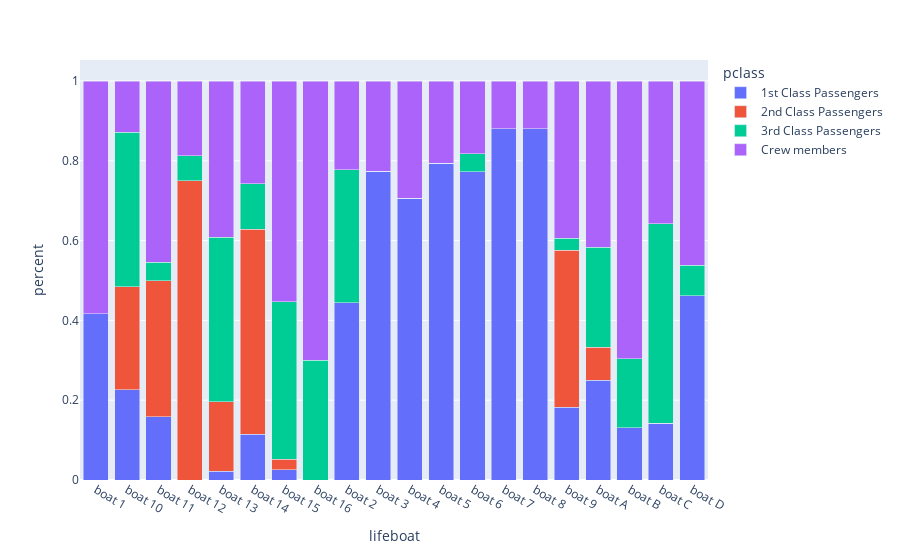

Source (notebook cell):
### Markdown cell above
## Stacked Bar Plot

### Code cell
px.bar(plotdata, x='lifeboat', y='percent', color='pclass', barmode='stack')

### Figure 1 — Plotly figure (JSON) as saved in the notebook; plotly's stock layout.template omitted (floating-point values rounded to 4 significant figures)
{"data": [{"hovertemplate": "pclass=1st Class Passengers<br>lifeboat=%{x}<br>percent=%{y}<extra></extra>", "legendgroup": "1st Class Passengers", "marker": {"color": "#636efa", "pattern": {"shape": ""}}, "name": "1st Class Passengers", "orientation": "v", "showlegend": true, "textposition": "auto", "type": "bar", "x": ["boat 1", "boat 10", "boat 11", "boat 12", "boat 13", "boat 14", "boat 15", "boat 16", "boat 2", "boat 3", "boat 4", "boat 5", "boat 6", "boat 7", "boat 8", "boat 9", "boat A", "boat B", "boat C", "boat D"], "xaxis": "x", "y": [0.4167, 0.2258, 0.1591, 0.0, 0.02174, 0.1143, 0.02632, 0.0, 0.4444, 0.7742, 0.7059, 0.7941, 0.7727, 0.88, 0.88, 0.1818, 0.25, 0.1304, 0.1429, 0.4615], "yaxis": "y"}, {"hovertemplate": "pclass=2nd Class Passengers<br>lifeboat=%{x}<br>percent=%{y}<extra></extra>", "legendgroup": "2nd Class Passengers", "marker": {"color": "#EF553B", "pattern": {"shape": ""}}, "name": "2nd Class Passengers", "orientation": "v", "showlegend": true, "textposition": "auto", "type": "bar", "x": ["boat 1", "boat 10", "boat 11", "boat 12", "boat 13", "boat 14", "boat 15", "boat 16", "boat 2", "boat 3", "boat 4", "boat 5", "boat 6", "boat 7", "boat 8", "boat 9", "boat A", "boat B", "boat C", "boat D"], "xaxis": "x", "y": [0.0, 0.2581, 0.3409, 0.75, 0.1739, 0.5143, 0.02632, 0.0, 0.0, 0.0, 0.0, 0.0, 0.0, 0.0, 0.0, 0.3939, 0.08333, 0.0, 0.0, 0.0], "yaxis": "y"}, {"hovertemplate": "pclass=3rd Class Passengers<br>lifeboat=%{x}<br>percent=%{y}<extra></extra>", "legendgroup": "3rd Class Passengers", "marker": {"color": "#00cc96", "pattern": {"shape": ""}}, "name": "3rd Class Passengers", "orientation": "v", "showlegend": true, "textposition": "auto", "type": "bar", "x": ["boat 1", "boat 10", "boat 11", "boat 12", "boat 13", "boat 14", "boat 15", "boat 16", "boat 2", "boat 3", "boat 4", "boat 5", "boat 6", "boat 7", "boat 8", "boat 9", "boat A", "boat B", "boat C", "boat D"], "xaxis": "x", "y": [0.0, 0.3871, 0.04545, 0.0625, 0.413, 0.1143, 0.3947, 0.3, 0.3333, 0.0, 0.0, 0.0, 0.04545, 0.0, 0.0, 0.0303, 0.25, 0.1739, 0.5, 0.07692], "yaxis": "y"}, {"hovertemplate": "pclass=Crew members<br>lifeboat=%{x}<br>percent=%{y}<extra></extra>", "legendgroup": "Crew members", "marker": {"color": "#ab63fa", "pattern": {"shape": ""}}, "name": "Crew members", "orientation": "v", "showlegend": true, "textposition": "auto", "type": "bar", "x": ["boat 1", "boat 10", "boat 11", "boat 12", "boat 13", "boat 14", "boat 15", "boat 16", "boat 2", "boat 3", "boat 4", "boat 5", "boat 6", "boat 7", "boat 8", "boat 9", "boat A", "boat B", "boat C", "boat D"], "xaxis": "x", "y": [0.5833, 0.129, 0.4545, 0.1875, 0.3913, 0.2571, 0.5526, 0.7, 0.2222, 0.2258, 0.2941, 0.2059, 0.1818, 0.12, 0.12, 0.3939, 0.4167, 0.6957, 0.3571, 0.4615], "yaxis": "y"}], "layout": {"barmode": "stack", "legend": {"title": {"text": "pclass"}, "tracegroupgap": 0}, "margin": {"t": 60}, "xaxis": {"anchor": "y", "domain": [0, 1], "title": {"text": "lifeboat"}}, "yaxis": {"anchor": "x", "domain": [0, 1], "title": {"text": "percent"}}}}
